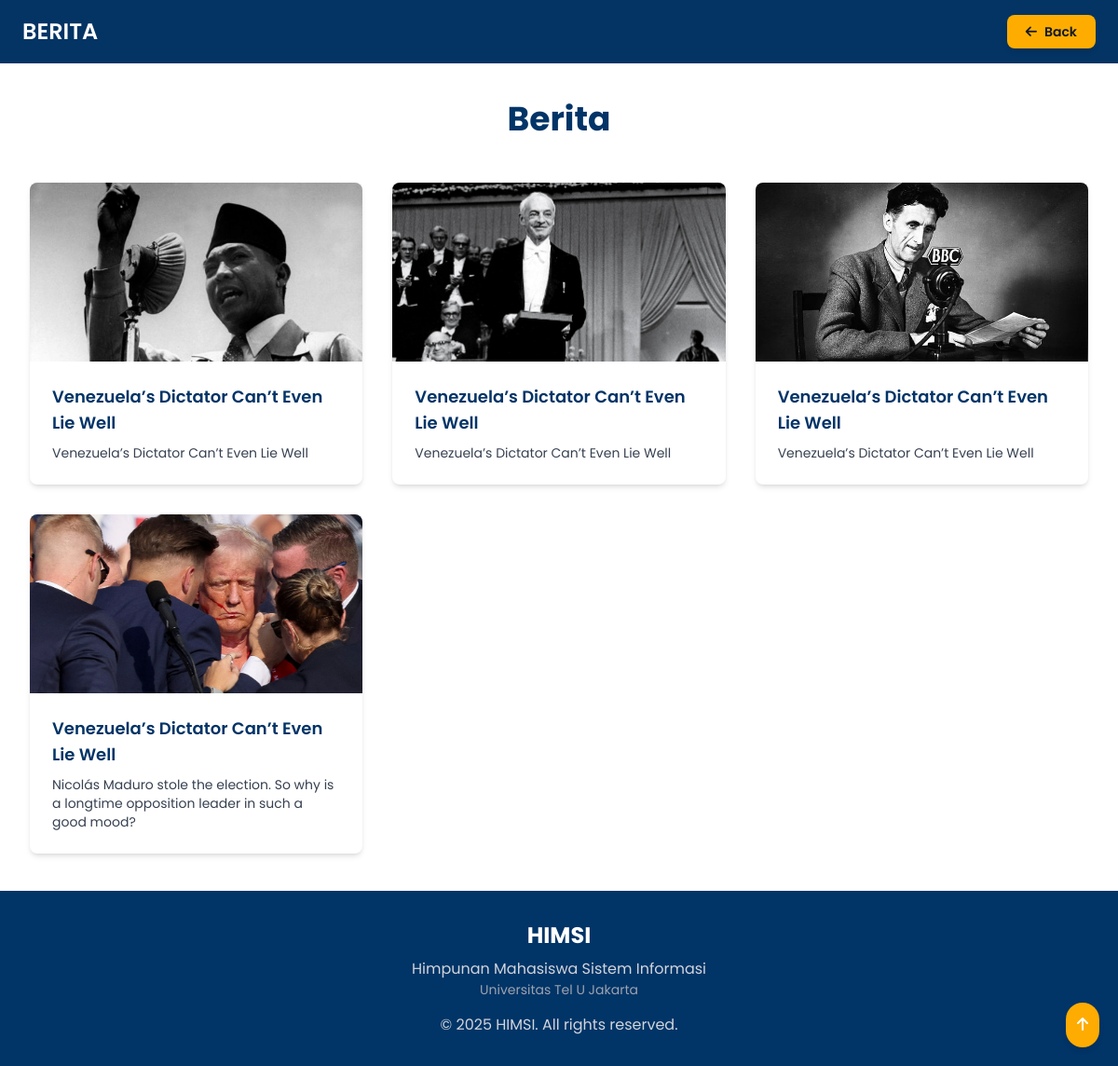
/user/section/pageartikel.php, run on the app's committed database.
### tables this page shows
CREATE TABLE `artikel` (
  `id` int(11) NOT NULL,
  `judul` varchar(255) NOT NULL,
  `deskripsi_artikel` text NOT NULL,
  `isi` text NOT NULL,
  `gambar` text DEFAULT NULL,
  `deskripsi_gambar` text NOT NULL,
  `tanggal` datetime NOT NULL,
  `status` enum('publish','nopublish') NOT NULL,
  `jumlah_dilihat` int(11) NOT NULL
);

### user/section/pageartikel.php (the view, shortened to what this page needs)
<?php
include '../config/db.php';
$limit = 12;
$page = isset($_GET['page']) && is_numeric($_GET['page']) ? intval($_GET['page']) : 1;
$offset = ($page - 1) * $limit;
$sql = "SELECT * FROM artikel WHERE status = 'publish' ORDER BY tanggal DESC LIMIT ? OFFSET ?";
$stmt = mysqli_prepare($conn, $sql);
mysqli_stmt_bind_param($stmt, "ii", $limit, $offset);
mysqli_stmt_execute($stmt);
$result = mysqli_stmt_get_result($stmt);
?>
<!DOCTYPE html>
<html lang="id">
<head>
  <script src="https://cdn.tailwindcss.com"></script>
  <link rel="stylesheet" href="https://cdnjs.cloudflare.com/ajax/libs/font-awesome/6.0.0-beta3/css/all.min.css">
  <link href="https://unpkg.com/aos@2.3.1/css/aos.css" rel="stylesheet">
</head>
<body class="min-h-screen flex flex-col font-poppins">
  <header class="px-6 py-4 flex justify-between items-center sticky top-0 z-30" style="background-color: #043464;">
    <h1 class="text-white font-semibold text-xl md:text-2xl">BERITA</h1>
    <button
      type="button"
      class="flex items-center gap-2 text-gray-900 text-sm font-semibold rounded-lg px-5 py-2 shadow-md transition"
      style="background-color: #fead00;"
      onmouseover="this.style.backgroundColor='#e6a000'"
      onmouseout="this.style.backgroundColor='#fead00'"
      onclick="window.location.href='http://localhost/web-himsi/user/index.php'">
      <i class="fas fa-arrow-left"></i>
      Back
    </button>
  </header>
  <div class="flex-grow">
    <section class="py-10 max-w-7xl mx-auto px-4 sm:px-6 lg:px-8">
      <h1 class="text-4xl font-bold mb-12 text-center text-primary">Berita</h1>
      <div class="grid grid-cols-1 sm:grid-cols-2 md:grid-cols-3 gap-8">
        <?php if (mysqli_num_rows($result) > 0): ?>
          <?php while ($row = mysqli_fetch_assoc($result)): ?>
            <article class="bg-white rounded-lg shadow-md overflow-hidden hover:shadow-lg transition-shadow duration-300">
              <a href="artikel-detail.php?id=<?php echo $row['id']; ?>" class="block">
                <?php if (!empty($row['gambar'])): ?>
                  <img src="../../img/artikel/<?php echo htmlspecialchars($row['gambar']); ?>" alt="<?php echo htmlspecialchars($row['judul']); ?>" class="w-full h-48 object-cover" />
                <?php else: ?>
                  <div class="w-full h-48 bg-gray-200 flex items-center justify-center text-gray-400 text-xs font-semibold">
                    No Image
                  </div>
                <?php endif; ?>
                <div class="p-6">
                  <h3 class="text-lg font-semibold mb-2 text-primary"><?php echo htmlspecialchars($row['judul']); ?></h3>
                  <p class="text-sm text-gray-700 line-clamp-3"><?php echo nl2br(htmlspecialchars($row['deskripsi_artikel'] ?? '')); ?></p>
                </div>
              </a>
            </article>
          <?php endwhile; ?>
        <?php else: ?>
          <p class="text-center col-span-3 text-gray-500">Tidak ada artikel untuk ditampilkan.</p>
        <?php endif; ?>
      </div>
    </section>
  </div>
  <footer class="bg-primary text-white py-8">
    <div class="max-w-7xl mx-auto px-4 sm:px-6 lg:px-8">
      <div class="text-center">
        <h3 class="text-2xl font-bold mb-2">HIMSI</h3>
        <p class="text-gray-300">Himpunan Mahasiswa Sistem Informasi</p>
        <p class="text-gray-400 text-sm">Universitas Tel U Jakarta</p>
        <div class="mt-4">
          <p class="text-gray-300">&copy; <?php echo date('Y'); ?> HIMSI. All rights reserved.</p>
        </div>
      </div>
    </div>
  </footer>
  <button id="backToTop" class="fixed bottom-5 right-5 bg-secondary text-white p-3 rounded-full shadow-md hover:bg-yellow-600">
    <i class="fas fa-arrow-up"></i>
  </button>
</body>
</html>

### data on the page
artikel: gambar (picture), judul "Venezuela’s Dictator Can’t Even Lie Well", deskripsi_artikel "Venezuela’s Dictator Can’t Even Lie Well"
artikel: gambar (picture), judul "Venezuela’s Dictator Can’t Even Lie Well", deskripsi_artikel "Venezuela’s Dictator Can’t Even Lie Well"
artikel: gambar (picture), judul "Venezuela’s Dictator Can’t Even Lie Well", deskripsi_artikel "Venezuela’s Dictator Can’t Even Lie Well"
artikel: gambar (picture), judul "Venezuela’s Dictator Can’t Even Lie Well", deskripsi_artikel "Nicolás Maduro stole the election. So why is a longtime opposition leader in such a good mood?"
